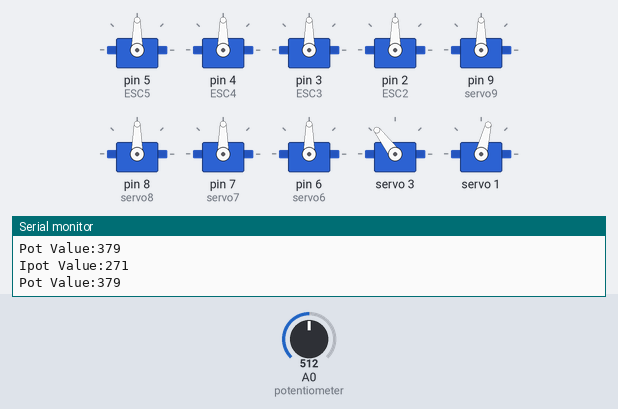
Recording of a sketch running on a simulated Arduino Uno, built with avr-gcc and run on an emulated ATmega328P. Parts: 10 × servo, the last lines printed to the serial monitor. The test bench sets the inputs (shaded band); at power-on: A0 (potentiometer) = 512.

Above: at 4.2 s.
4.3 s: A0 (potentiometer) set to 306
At 5.5 s:
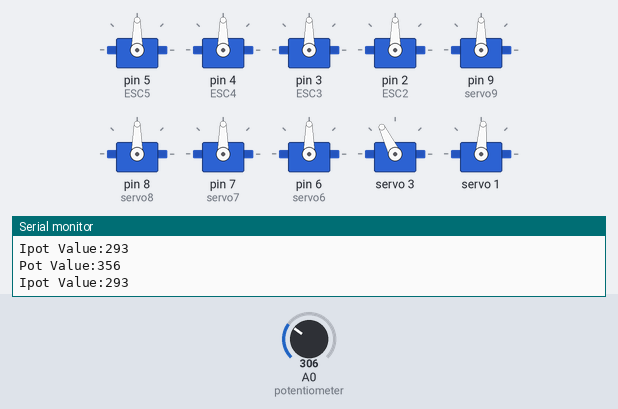
5.8 s: A0 (potentiometer) set to 0
At 7.0 s:
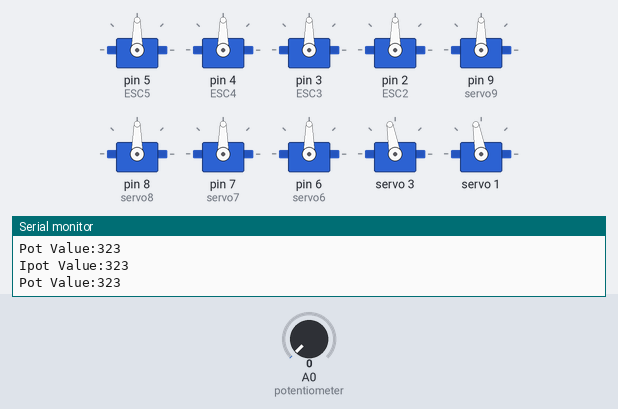
7.3 s: A0 (potentiometer) set to 900
At 7.7 s:
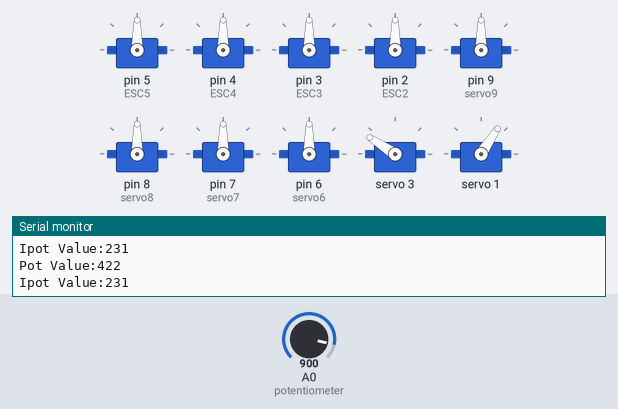
8.8 s: A0 (potentiometer) set to 511
At 9.4 s:
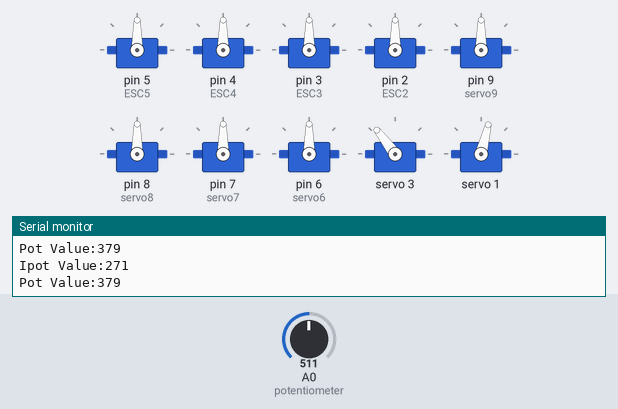
Timing chart, 0 to 11.3 s (numbered marks = the images above; inputs shaded):
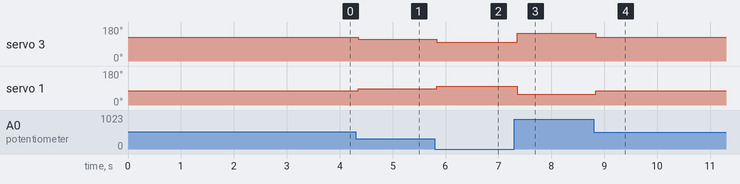

Measured:
- after the input at 4.3 s, servo 3: 127° → 116° after 0.05 s; servo 1: 76° → 86° after 0.05 s
- after the input at 5.8 s, servo 3: 116° → 100° at once; servo 1: 86° → 100° at once
- after the input at 7.3 s, servo 3: 100° → 147° after 0.05 s; servo 1: 100° → 57° after 0.05 s
- after the input at 8.8 s, servo 3: 147° → 127° at once; servo 1: 57° → 76° at once

The sketch:

esc.ino
```cpp
/*
        Arduino Brushless Motor Control
     by Dejan, https://howtomechatronics.com/tutorials/arduino/arduino-brushless-motor-control-tutorial-esc-bldc/

     Taken from here so we can test.
*/

#include <Servo.h>
#include <Wire.h>
#include <Adafruit_PWMServoDriver.h>

Servo ESC5, ESC4, ESC3, ESC2;     // create servo object to control the ESC
Servo servo9;
Servo servo8;
Servo servo7;
Servo servo6;

Adafruit_PWMServoDriver pwm = Adafruit_PWMServoDriver();

int potValue, ipotValue;  // value from the analog pin
int sentVal;

void setup() {

  pwm.begin();
  pwm.setPWMFreq(50);

  // (pin, min pulse width, max pulse width in microseconds)
  ESC5.attach(5,1000,2000); //motor1
  ESC4.attach(4,1000,2000); //motor2
  ESC3.attach(3,1000,2000); //motor3
  ESC2.attach(2,1000,2000); //motor4
  servo9.attach(9,1000,2000);
  servo8.attach(8,1000,2000);
  servo7.attach(7,1000,2000);
  servo6.attach(6,1000,2000);
  /*
  ESC5.write(90);
  ESC4.write(90);
  ESC3.write(90);
  ESC2.write(90);

  servo9.write(180);
  servo8.write(180);
  servo7.write(180);
  servo6.write(180);
  */
  delay(3000);

  Serial.begin(9600);
}

void loop() {
  int zero = 323;
  potValue = analogRead(A0);   // reads the value of the potentiometer (value between 0 and 1023)
  potValue = map(potValue, 0, 1023, zero, 436);   // scale it to use it with the servo library (value between 0 and 180)
  ipotValue = map(potValue, zero, 436, zero, 217);
  sentVal = potValue;
  Serial.print("Pot Value:");
  Serial.println(potValue);
  Serial.print("Ipot Value:");
  Serial.println(ipotValue);

  /*if (sentVal <= 20 && sentVal >= -20){
    sentVal = 0;
  }*/

  pwm.setPWM(3, 0, potValue);
  pwm.setPWM(1, 0, ipotValue);
  //ESC2.write(potValue);    // Send the signal to the ESC
  //ESC.write(sentVal);

  //Serial.println(ESC2.read());

/*
  servo9.write(180);
  servo8.write(180);
  servo7.write(180);
  servo6.write(180);

  delay(500);

/*
  ESC7.write(180);
  Serial.print("  Sent Value: ");
  Serial.println(180);
  delay(2000);

  ESC7.write(0);
  Serial.print("  Sent Value: ");
  Serial.println(0);
  delay(2000);
*/


/*
ESC5.write(110);
ESC4.write(110);
ESC3.write(110);
ESC2.write(110);
Serial.println("110");
delay(3000);

ESC5.write(90);
ESC4.write(90);
ESC3.write(90);
ESC2.write(90);
Serial.println(90);
delay(3000);
*/

/*
ESC5.write(60);
ESC4.write(60);
ESC3.write(60);
ESC2.write(60);
Serial.println(60);
delay(3000);

ESC5.write(90);
ESC4.write(90);
ESC3.write(90);
ESC2.write(90);
Serial.println(90);
delay(3000);
*/
/*
//this block moves all 4 servos down to 180 then up to 0
servo9.write(180);
servo8.write(180);
servo7.write(180);
servo6.write(180);
Serial.println("AAAA   Servo 180");

delay(3000);

servo9.write(0);
servo8.write(0);
servo7.write(0);
servo6.write(0);
Serial.println("BBBB   Servo 0");

delay(3000);


  /*
  if(ESC.read() == 90){
    ESC.write(180);
    delay(2000);
    Serial.print("  Sent Value: ");
    Serial.println(180);
  }
  else if(ESC.read() == -20){
    ESC.write(90);
    delay(2000);
    Serial.print("  Sent Value: ");
    Serial.println(90);
  }
  else if(ESC.read() == 180){
    ESC.write(-20);
    delay(2000);
    Serial.print("  Sent Value: ");
    Serial.println(-20);
  }*/

  /*
  Serial.print("potValue: ");
  Serial.print(potValue);

  ESC.write(sentVal);

  Serial.print("  Sent Value: ");
  Serial.println(sentVal);
  */
}
```
